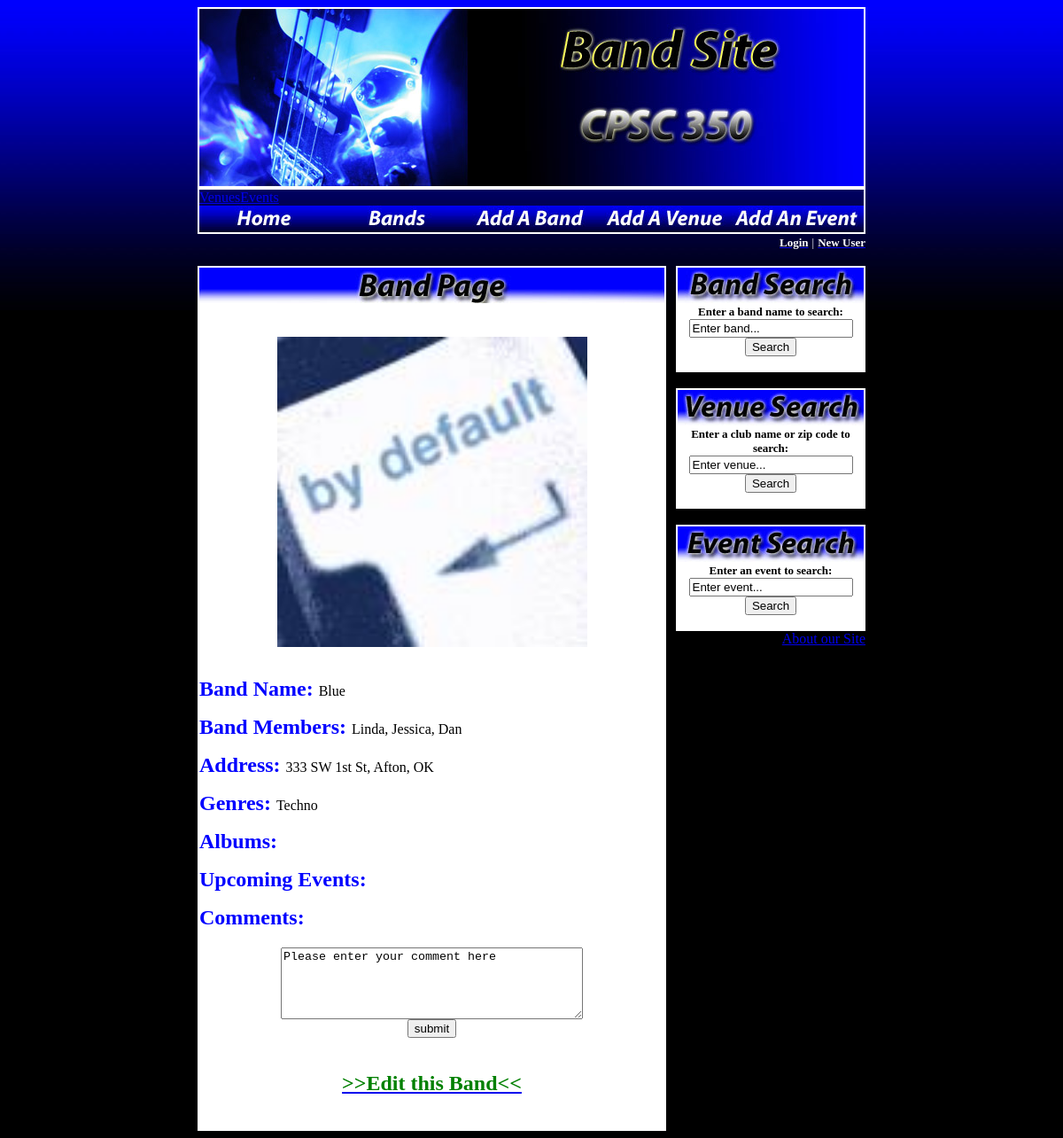
The app's page /index.php?page=bandpage.php&id=4, older data.
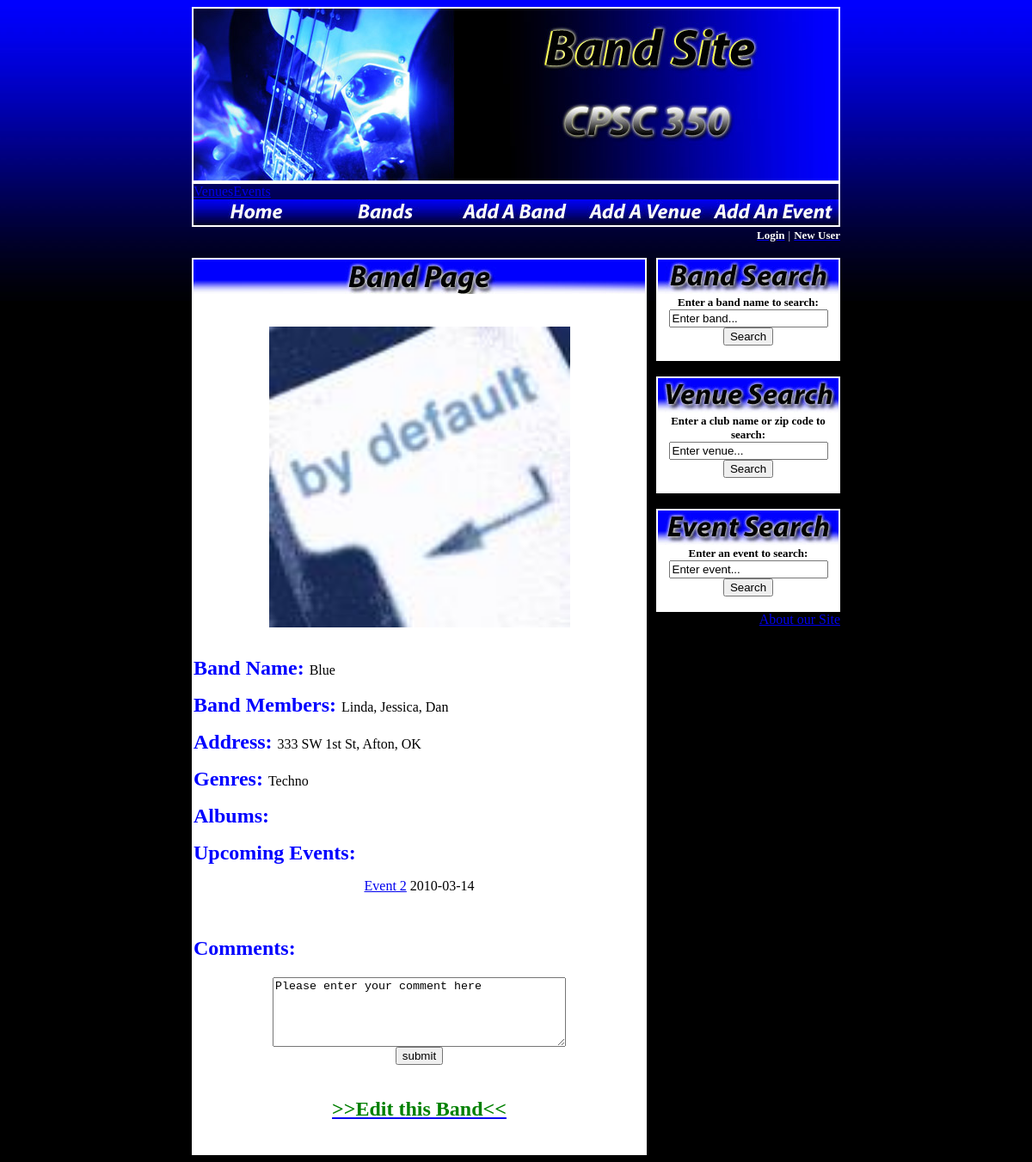
The same page, newer data.
### tables this page shows
CREATE TABLE IF NOT EXISTS `events` (
  `event_id` smallint(6) NOT NULL AUTO_INCREMENT,
  `name` varchar(50) DEFAULT NULL,
  `venue_id` smallint(6) NOT NULL,
  `date` date NOT NULL,
  `time` time NOT NULL,
  `band_id1` smallint(6) DEFAULT NULL,
  PRIMARY KEY (`event_id`)
);

### bandpage.php (the view, shortened to what this page needs)
<table border="1" bordercolor="white" cellpadding="0" cellspacing="0" width="100%">
<tr bgcolor="white"><td align="center">
<img border="0" src="title_bandpage.jpg">
</td></tr>
<tr bgcolor="white"><td align="center">
<?php
include "db_connect.php";
$band = $_GET['id'];
$query = "SELECT * FROM bandinfo WHERE
band_id = $band;";
$result = mysqli_query($db, $query)
or die("Error Querying Database");
while($row = mysqli_fetch_array($result)) {
$id = $row['band_id'];
$name = $row['name'];
$street_address = $row['street_address'];
$city = $row['city'];
$state = $row['state'];
$image = $row['image'];
$genre = $row['genre'];
$band_members = $row['members'];
}
echo "<br><br><img src =\"$image\" style = \"width: 350px; height: 275 px;\"/><br/>";
echo "<br><P ALIGN = 'left'><font size = '5'><b><font color = 'blue'>Band Name: </b></font></font>".$name."</P>";
echo "<P ALIGN = 'left'><font size = '5'><b><font color = 'blue'>Band Members: </b></font></font>".$band_members."</P>";
echo "<P ALIGN = 'left'><font size = '5'><b><font color = 'blue'>Address: </b></font></font>".$street_address.", ".$city.", ".$state."</P>";
echo "<P ALIGN = 'left'><font size = '5'><b><font color = 'blue'>Genres: </b></font></font>".$genre."</P>";
echo "<P ALIGN = 'left'><font size = '5'><b><font color = 'blue'>Albums: </b></font></font></P>";
echo "<P ALIGN = 'left'><font size = '5'><b><font color = 'blue'>Upcoming Events: </b></font></font>";
$query = "SELECT e.event_id, e.name, e.date FROM events AS e INNER JOIN bandinfo AS b ON e.band_id1 = b.band_id WHERE b.band_id = $band;";
$result = mysqli_query($db, $query)
or die("Error Querying Database");
while($row = mysqli_fetch_array($result))
{
	$id = $row['event_id'];
	$name = $row['name'];
	$date = $row['date'];
	echo "<p><a href='index.php?page=eventpage.php&id=$id'>$name</a>" . "   " . "$date</p>";
}
include "comments.php";
echo "<a href='index.php?page=band_editing.php&id=$id'><font color = 'green'><h2><b>>>Edit this Band<<</b></h2></font></a>";
?>
<br />
</td></tr>
</table>

Row changes from the older to the newer data that the page shows:
added events: name "Event 2", date "2010-03-14"
